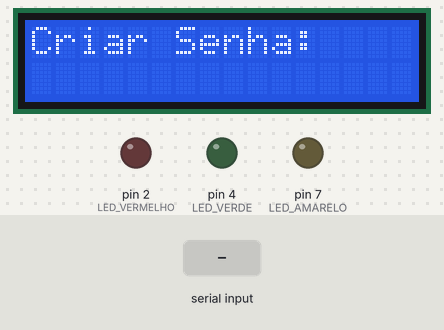
Recording of a sketch running on a simulated Arduino Uno, built with avr-gcc and run on an emulated ATmega328P. On the bench: 16×2 character LCD, output pins drawn as LEDs (lit = HIGH). The inputs (shaded band) are chosen by the test bench. What the sketch prints to the serial monitor is not drawn.

Above: at 1.2 s.
1.3 s: "1\n" received over Serial
At 2.0 s:
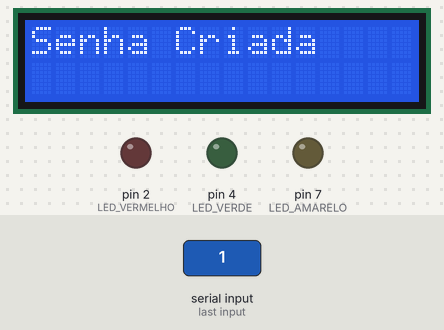
2.8 s: byte 49 ('1') received over Serial
At 4.8 s:
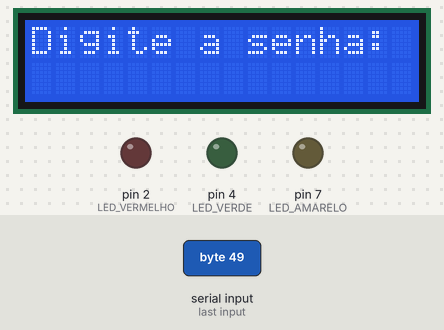
5.8 s: byte 50 ('2') received over Serial
At 7.4 s:
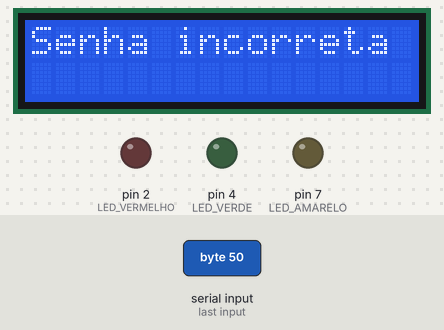
8.3 s: "2\n" received over Serial
At 10.2 s:
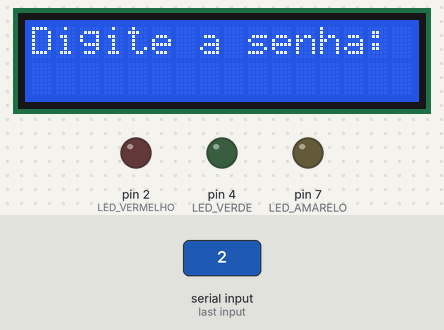
11.3 s: byte 49 ('1') received over Serial
At 12.9 s:
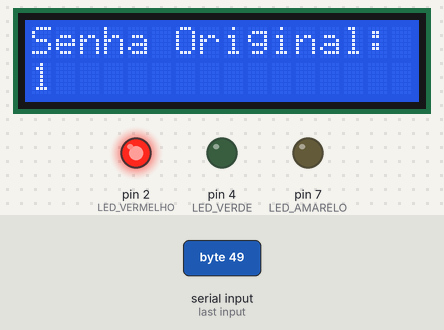
Timing chart, 0 to 14.4 s (numbered marks = the images above; inputs shaded):
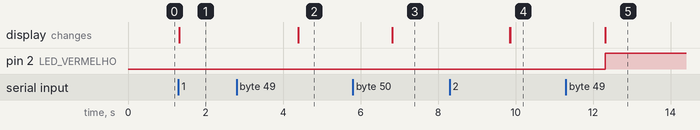

Measured:
- after the input at 1.3 s, the display: changes at once (image 1)
- after the input at 2.8 s, the display: changes after 1.6 s (image 2)
- after the input at 5.8 s, the display: changes after 1.0 s (image 3)
- after the input at 8.3 s, the display: first differs from a run without the input after 1.6 s (image 4)
- after the input at 11.3 s, pin 2 (LED_VERMELHO): LOW → HIGH after 1.0 s; the display: changes after 1.0 s (image 5)

The sketch:

SecurePasswordWithLEDs.ino
```cpp
#include <Wire.h>
#include <LiquidCrystal_I2C.h>
#include <Arduino.h>

// Definições dos LEDs
#define LED_VERDE 4
#define LED_AMARELO 7
#define LED_VERMELHO 2

LiquidCrystal_I2C lcd(0x27, 16, 2);

String senha = ""; // Armazenar a senha
String senhaEncriptada = ""; // Armazenar a senha encriptada

void setup() {
  // Inicializar LEDs
  pinMode(LED_VERDE, OUTPUT);
  pinMode(LED_AMARELO, OUTPUT);
  pinMode(LED_VERMELHO, OUTPUT);

  // Apagar todos os LEDs no início
  digitalWrite(LED_VERDE, LOW);
  digitalWrite(LED_AMARELO, LOW);
  digitalWrite(LED_VERMELHO, LOW);

  // Inicializar Serial e LCD
  Serial.begin(9600);
  lcd.init();
  lcd.backlight();

  // Exibir mensagem para criar senha
  lcd.setCursor(0, 0);
  lcd.print("Criar Senha:");
  Serial.println("Criar Senha:");
}

void loop() {
  // Solicitar a senha
  while (senha == "") {
    if (Serial.available() > 0) {
      senha = Serial.readStringUntil('\n'); // Lê até o Enter
      lcd.clear();
      lcd.setCursor(0, 0);
      lcd.print("Senha Criada");
      Serial.println("Senha Criada");
      delay(3000);
      lcd.clear();

      // Mostrar opções
      mostrarMenuInicial();
    }
  }

  if (Serial.available() > 0) {
    char escolha = Serial.read(); // Lê a escolha do usuário

    if (escolha == '1') {
      solicitarSenhaParaEncriptar(); // Solicita a senha para encriptar
    } else if (escolha == '2') {
      solicitarSenhaParaDesencriptar(); // Solicita a senha para mostrar a senha original
    }
  }
}

void mostrarMenuInicial() {
  lcd.clear();
  lcd.setCursor(0, 0);
  lcd.print("Bem Vindo!");
  lcd.setCursor(0, 1);
  lcd.print("1) Encri 2) Desc");
  Serial.println("Bem Vindo! 1) Encri 2) Desc");
}

void solicitarSenhaParaEncriptar() {
  lcd.clear();
  lcd.setCursor(0, 0);
  lcd.print("Digite a senha:");
  Serial.println("Digite a senha:");

  String senhaDigitada = "";
  while (senhaDigitada == "") {
    if (Serial.available() > 0) {
      senhaDigitada = Serial.readStringUntil('\n'); // Lê até o Enter
    }
  }

  if (senhaDigitada == senha) {
    encriptarSenha();
  } else {
    lcd.clear();
    lcd.setCursor(0, 0);
    lcd.print("Senha incorreta");
    Serial.println("Senha incorreta");
    delay(3000);
    mostrarMenuInicial();
  }
}

void solicitarSenhaParaDesencriptar() {
  lcd.clear();
  lcd.setCursor(0, 0);
  lcd.print("Digite a senha:");
  Serial.println("Digite a senha:");

  String senhaDigitada = "";
  while (senhaDigitada == "") {
    if (Serial.available() > 0) {
      senhaDigitada = Serial.readStringUntil('\n'); // Lê até o Enter
    }
  }

  if (senhaDigitada == senha) {
    mostrarSenhaOriginal();
  } else {
    lcd.clear();
    lcd.setCursor(0, 0);
    lcd.print("Senha incorreta");
    Serial.println("Senha incorreta");
    delay(3000);
    mostrarMenuInicial();
  }
}

void mostrarSenhaOriginal() {
  lcd.clear();
  lcd.setCursor(0, 0);
  lcd.print("Senha Original:");
  lcd.setCursor(0, 1);
  lcd.print(senha); // Exibe a senha original no LCD
  Serial.print("Senha Original: ");
  Serial.println(senha);

  verificarForca(senha); // Verifica a força da senha original

  delay(5000); // Espera 5 segundos para que o usuário veja a senha no LCD
  mostrarMenuInicial(); // Volta ao menu inicial
}

void encriptarSenha() {
  lcd.clear();
  lcd.setCursor(0, 0);
  lcd.print("Encriptando...");
  Serial.println("Encriptando...");

  // Exemplo de criptografia simples
  senhaEncriptada = "";
  for (int i = 0; i < senha.length(); i++) {
    senhaEncriptada += char(senha[i] + 3); // Adiciona 3 ao valor ASCII de cada caractere
  }

  delay(2000);
  lcd.clear();
  lcd.setCursor(0, 0);
  lcd.print("Encriptada:");
  lcd.setCursor(0, 1);
  lcd.print(senhaEncriptada);
  Serial.print("Encriptada: ");
  Serial.println(senhaEncriptada);

  verificarForca(senha); // Verifica a força da senha após a encriptação

  delay(5000); // Espera 5 segundos para que o usuário veja a senha encriptada no LCD
  mostrarMenuInicial(); // Volta ao menu inicial
}

void verificarForca(String senha) {
  bool temMaiuscula = false, temMinuscula = false, temNumero = false, temEspecial = false;

  for (int i = 0; i < senha.length(); i++) {
    char c = senha[i];
    if (isupper(c)) temMaiuscula = true;
    if (islower(c)) temMinuscula = true;
    if (isdigit(c)) temNumero = true;
    if (ispunct(c)) temEspecial = true;
  }

  digitalWrite(LED_VERDE, LOW);
  digitalWrite(LED_AMARELO, LOW);
  digitalWrite(LED_VERMELHO, LOW);

  if (temMaiuscula && temMinuscula && temNumero && temEspecial) {
    digitalWrite(LED_VERDE, HIGH);  // Senha Forte
    Serial.println("Senha Forte: LED Verde ligado");
  } else if ((temMaiuscula && temMinuscula) || (temMaiuscula && temNumero) || (temMaiuscula && temEspecial) ||
             (temMinuscula && temNumero) || (temMinuscula && temEspecial) || (temNumero && temEspecial)) {
    digitalWrite(LED_AMARELO, HIGH);  // Senha Média
    Serial.println("Senha Média: LED Amarelo ligado");
  } else {
    digitalWrite(LED_VERMELHO, HIGH);  // Senha Fraca
    Serial.println("Senha Fraca: LED Vermelho ligado");
  }
}
```
